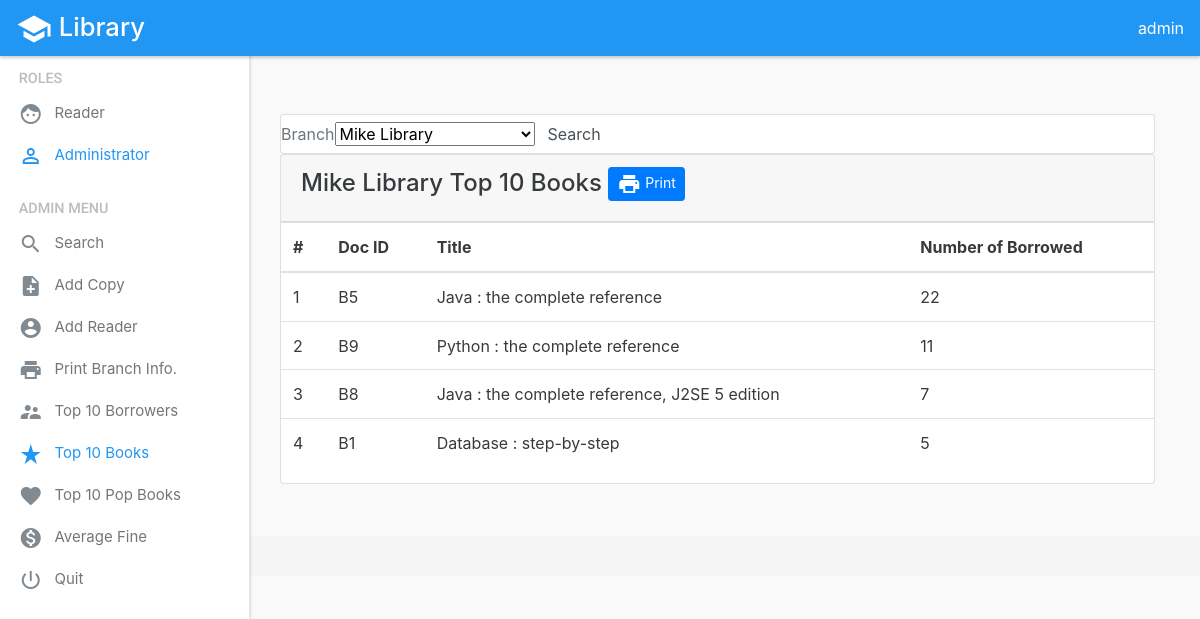
/admin_top_books.php?libid=1 (signed in), run on the app's committed database.
### tables this page shows
CREATE TABLE BRANCH (
  LIBID INT NOT NULL AUTO_INCREMENT,
  LNAME VARCHAR(30) NOT NULL ,
  LLOCATION VARCHAR(50) NOT NULL ,
  PRIMARY KEY (LIBID)
);

CREATE TABLE DOCUMENT(
  DOCID VARCHAR(10) NOT NULL,
  TITLE VARCHAR(100) NOT NULL ,
  PDATE YEAR(4),
  PUBLISHERID INT,
  PRIMARY KEY (DOCID),
  CONSTRAINT DOCPUBFK
  FOREIGN KEY (PUBLISHERID) REFERENCES PUBLISHER(PUBLISHERID)
    ON DELETE SET NULL ON UPDATE CASCADE
);

### admin_top_books.php (the view, shortened to what this page needs)
<?php
$libid = 0;
if (isset($_GET['libid']))
    $libid = $_GET['libid'];
include('layout/admin_header.php');
include('layout/admin_sidebar.php');
?>
<div class="container layout-content">
    <div class="card m-t-2 m-b-2">
        <div class="card-block">
            <form class="form-inline" action="admin_top_books.php" method="get">
                <div class="form-group">
                    <label class="form-control-label text-muted" for="libid">Branch</label>
                    <select name="libid" class="c-select" style="min-width: 200px;max-width: 200px" >
                        <?php
                        $conn = new mysqli(DB_SERVER,DB_USERNAME,DB_PASSWORD,DB_DATABASE);
                        $sql = "SELECT LIBID, LNAME
                                FROM BRANCH";
                        $result = $conn->query($sql);
                        while ($row = $result->fetch_assoc()){
                            echo "<option value='".$row['LIBID']."'>".$row['LNAME']."</option>";
                        }
                        ?>
                    </select>
                </div>
                <input class="form-control btn btn-warning-outline" type="submit" value="Search">
            </form>
        </div>
    </div>
    <?php
    $conn = new mysqli(DB_SERVER,DB_USERNAME,DB_PASSWORD,DB_DATABASE);
    $sql = "SELECT LNAME
        FROM BRANCH
        WHERE LIBID = $libid";
    $result = $conn->query($sql);
    $row = $result->fetch_assoc();
    echo "<div class='card m-t-2' id='div_print'>
        <div class='card-header'>
            <h4>".$row['LNAME']." Top 10 Books
                <button onclick='printdiv(\"div_print\");' class='btn btn-primary btn-sm pull-md-right'>
                    <i class='material-icons'>print</i>
                    Print</button>
            </h4>
        </div>";
    $sql = "SELECT COUNT(B.BORNUMBER), D.TITLE, D.DOCID
        FROM BORROWS B, DOCUMENT D
        WHERE B.LIBID = $libid AND B.DOCID = D.DOCID AND D.DOCID IN (
          SELECT DOCID
          FROM BOOK
        )
        GROUP BY B.DOCID ORDER BY COUNT(B.BORNUMBER) DESC
        LIMIT 10";
    $result = $conn->query($sql);
    if ($result->num_rows > 0){
        echo "<table class='table'>
                <thead>
                    <tr>
                        <th>#</th>
                        <th>Doc ID</th>
                        <th>Title</th>
                        <th>Number of Borrowed</th>
                    </tr>
                </thead>
                <tbody>";
                $i = 1;
                while ($row = $result->fetch_assoc()){
                    echo "<tr>
                      <td>$i</td>
                      <td>".$row['DOCID']."</td>
                      <td>".$row['TITLE']."</td>
                      <td>".$row['COUNT(B.BORNUMBER)']."</td>
                  <tr>";
            $i ++;
        }
        echo "</tbody></table>";
    }else{
        echo    "<div class='card-footer alert-danger' role='alert'>
                    <strong>Oops!</strong> Nothing!
                </div>";
    }
    echo "</div>";
    ?>
</div>
<?php include('layout/footer.php'); ?>

### css/site.css (style rules this page uses)
body { color:#373a3c; background-color: #f9f9f9; }
.material-icons { vertical-align: middle; }
.layout-content { padding-top: 58px; padding-left: 250px; overflow: auto; min-height: 30rem; }

### data on the page
branch: LNAME "Mike Library"
document: DOCID "B5", TITLE "Java : the complete reference", COUNT "22"
document: DOCID "B9", TITLE "Python : the complete reference", COUNT "11"
document: DOCID "B8", TITLE "Java : the complete reference, J2SE 5 edition", COUNT "7"
document: DOCID "B1", TITLE "Database : step-by-step", COUNT "5"

### other printed values
form field libid "Mike Library"
